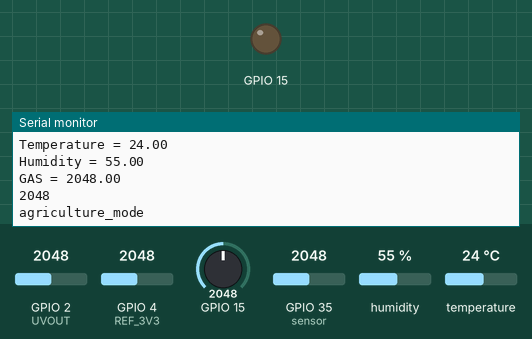
A sketch run on a simulated ESP32. On the bench: output pins drawn as LEDs (lit = HIGH), the last lines printed to the serial monitor. Inputs (shaded band) come from the test bench; at power-on: GPIO 15 = 2048, GPIO 2 (UVOUT) = 2048, GPIO 4 (REF_3V3) = 2048, GPIO 35 (sensor) = 2048, humidity 55 %, temperature 24 °C. WiFi joins after 1.5 s; servers stay silent unless stated; the local clock reads 2024-03-15 10:24:30 at power-on unless the sketch sets it.

Above: at 2.7 s.
2.8 s: GPIO 15 set to 1960
At 4.4 s:
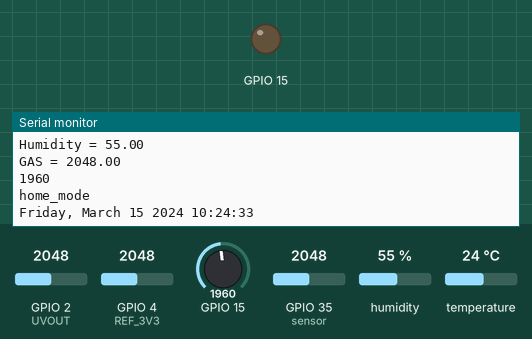
6.1 s: GPIO 15 set to 3540
At 7.5 s:
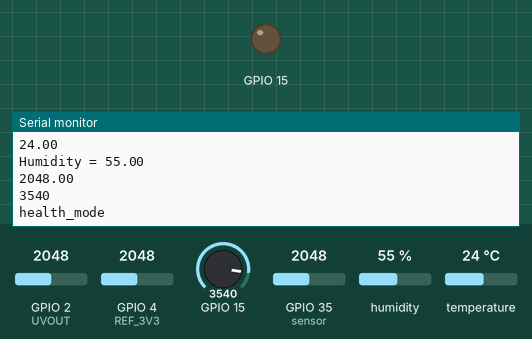
Timing chart, 0 to 9.1 s (numbered marks = the images above; inputs shaded):
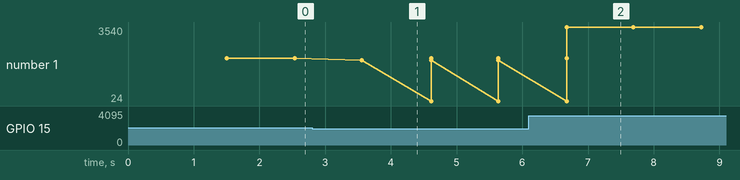

The sketch:

hackathon.ino
```cpp
#include <DHT.h>
#include<WiFi.h>
#include "time.h"


const char* ssid     = "Redmi Note 10 Pro";
const char* password = "123456789";


const char* ntpServer = "np.pool.ntp.org";
const long  gmtOffset_sec = 0;
const int   daylightOffset_sec = 19800;//GMT+5:30

int UVOUT = 2; //Output from the sensor
int REF_3V3 = 4; //3.3V power on the Arduino board
DHT dht(19,DHT11);//dht pin number
float sensor=35;//MQ5 gas sensor in number
float gas_value;


void setup(){
  pinMode(15,OUTPUT);
  pinMode(sensor,INPUT);
  pinMode(UVOUT, INPUT);
  pinMode(REF_3V3, INPUT);
  Serial.begin(9600);
  dht.begin();

  // Connect to Wi-Fi
  Serial.print("Connecting to ");
  Serial.println(ssid);
  WiFi.begin(ssid, password);
  while (WiFi.status() != WL_CONNECTED) {
    delay(500);
    Serial.print(".");
  }
  Serial.println("");
  Serial.println("WiFi connected.");

  // Init and get the time
  configTime(gmtOffset_sec, daylightOffset_sec, ntpServer);
  printLocalTime();

}

void loop(){
  int potentiometer_value = analogRead(15);
  Serial.println(potentiometer_value);

  if( potentiometer_value< 2000){
    Serial.println("home_mode");
    home_mode();

    }
   else if(potentiometer_value > 2000 && potentiometer_value< 3500){
    Serial.println("agriculture_mode");
    agriculture_mode();

    }
   else {
     Serial.println("health_mode");
     health_mode();

    }

}


//agriculture mode
void agriculture_mode(){
  delay(1000);
  float temp = dht.readTemperature();
  float humidity = dht.readHumidity();
  Serial.print("Temperature = ");
  Serial.print(temp);
  Serial.println();
  Serial.print("Humidity = ");
  Serial.print(humidity);
  Serial.println();
  gas_value=analogRead(sensor);
  Serial.print("GAS = ");
  Serial.print(gas_value);
  Serial.println();
}


//home mode
void home_mode(){
  printLocalTime();
  delay(1000);
  float temp = dht.readTemperature();
  float humidity = dht.readHumidity();
  Serial.print(temp);
  Serial.println();
  Serial.print("Humidity = ");
  Serial.print(humidity);
  Serial.println();
  gas_value=analogRead(sensor);
  Serial.println(gas_value);
}


//health mode
void health_mode(){
  delay(1000);
  int uvLevel = averageAnalogRead(UVOUT);
  int refLevel = averageAnalogRead(REF_3V3);
    //Use the 3.3V power pin as a reference to get a very accurate output value from sensor
  float outputVoltage = 3.3 / refLevel * uvLevel;

  float uvIntensity = mapfloat(outputVoltage, 0.99, 2.9, 0.0, 15.0);

  Serial.print("MP8511 output: ");
  Serial.print(uvLevel);

  Serial.print(" MP8511 voltage: ");
  Serial.print(outputVoltage);

  Serial.print(" UV Intensity (mW/cm^2): ");
  Serial.print(uvIntensity);

  Serial.println();

//  delay(100);
//  if (uvIntensity>4 && uvIntensity<8){
//    Serial.println("Apply sunscreen man");
//  }
//  else if(uvIntensity>8){
//    Serial.println("Don't go outside unsafe level");
//  }
//
}

void printLocalTime(){
  struct tm timeinfo;
  if(!getLocalTime(&timeinfo)){
    Serial.println("Failed to obtain time");
    return;
  }
  Serial.println(&timeinfo, "%A, %B %d %Y %H:%M:%S");

}


int averageAnalogRead(int pinToRead)
{
  byte numberOfReadings = 8;
  unsigned int runningValue = 0;

  for(int x = 0 ; x < numberOfReadings ; x++)
    runningValue += analogRead(pinToRead);
  runningValue /= numberOfReadings;

  return(runningValue);
}

float mapfloat(float x, float in_min, float in_max, float out_min, float out_max)
{
  return (x - in_min) * (out_max - out_min) / (in_max - in_min) + out_min;
}
```

Measured:
- after the input at 2.8 s, the serial monitor: prints a new line after 0.75 s (image 1)
- after the input at 6.1 s, the serial monitor: prints a new line after 0.58 s (image 2)
- plotted number 1: 2048 → 1960 after the input at 2.8 s, 1960 → 3540 after the input at 6.1 s
